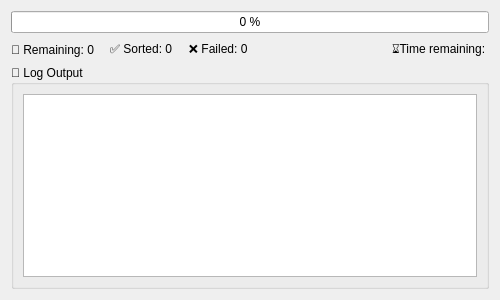
<?xml version="1.0" encoding="UTF-8"?>
<ui version="4.0">
 <class>ProgressWindow</class>
 <widget class="QWidget" name="ProgressWindow">
  <property name="geometry">
   <rect>
    <x>0</x>
    <y>0</y>
    <width>500</width>
    <height>300</height>
   </rect>
  </property>
  <property name="minimumSize">
   <size>
    <width>500</width>
    <height>300</height>
   </size>
  </property>
  <property name="windowTitle">
   <string>Sorting Progress</string>
  </property>
  <layout class="QVBoxLayout" name="verticalLayout">
   <item>
    <widget class="QProgressBar" name="progressBar">
     <property name="minimum">
      <number>0</number>
     </property>
     <property name="maximum">
      <number>100</number>
     </property>
     <property name="value">
      <number>0</number>
     </property>
     <property name="textVisible">
      <bool>true</bool>
     </property>
     <property name="invertedAppearance">
      <bool>false</bool>
     </property>
     <property name="format">
      <string>%p %</string>
     </property>
    </widget>
   </item>
   <item>
    <layout class="QHBoxLayout" name="statsLayout">
     <item>
      <widget class="QLabel" name="labelRemaining">
       <property name="text">
        <string>🔄️ Remaining: 0</string>
       </property>
       <property name="alignment">
        <set>Qt::AlignmentFlag::AlignLeading|Qt::AlignmentFlag::AlignLeft|Qt::AlignmentFlag::AlignVCenter</set>
       </property>
      </widget>
     </item>
     <item>
      <widget class="QLabel" name="labelSorted">
       <property name="text">
        <string>   ✅ Sorted: 0</string>
       </property>
      </widget>
     </item>
     <item>
      <widget class="QLabel" name="labelFailed">
       <property name="text">
        <string>   ❌ Failed: 0</string>
       </property>
      </widget>
     </item>
     <item>
      <spacer name="horizontalSpacer">
       <property name="orientation">
        <enum>Qt::Orientation::Horizontal</enum>
       </property>
       <property name="sizeHint" stdset="0">
        <size>
         <width>40</width>
         <height>20</height>
        </size>
       </property>
      </spacer>
     </item>
     <item>
      <widget class="QLabel" name="labelTime">
       <property name="text">
        <string>⌛Time remaining: </string>
       </property>
      </widget>
     </item>
    </layout>
   </item>
   <item>
    <widget class="QGroupBox" name="groupBoxLogs">
     <property name="title">
      <string>📝 Log Output</string>
     </property>
     <layout class="QVBoxLayout" name="logLayout">
      <item>
       <widget class="QPlainTextEdit" name="plainTextEditLogs">
        <property name="autoFillBackground">
         <bool>false</bool>
        </property>
        <property name="styleSheet">
         <string notr="true"/>
        </property>
        <property name="readOnly">
         <bool>true</bool>
        </property>
        <property name="plainText">
         <string/>
        </property>
        <property name="overwriteMode">
         <bool>false</bool>
        </property>
        <property name="backgroundVisible">
         <bool>false</bool>
        </property>
        <property name="placeholderText">
         <string/>
        </property>
       </widget>
      </item>
     </layout>
    </widget>
   </item>
  </layout>
  <zorder>groupBoxLogs</zorder>
  <zorder>progressBar</zorder>
  <zorder></zorder>
 </widget>
 <resources/>
 <connections/>
</ui>
